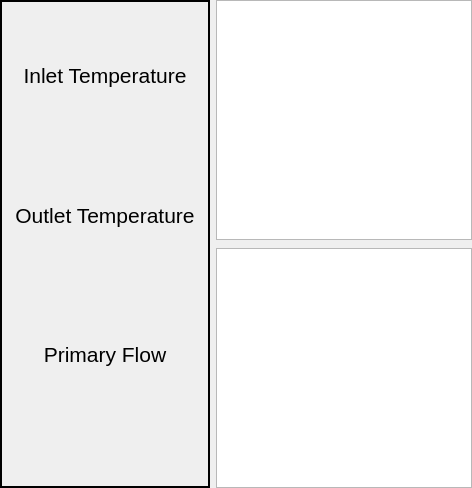
     <widget class="QWidget" name="tab_primary_cooling">
      <attribute name="title">
       <string>Primary Cooling</string>
      </attribute>
      <layout class="QHBoxLayout" name="horizontalLayout_primary_cooling">
       <property name="leftMargin"><number>0</number></property>
       <property name="topMargin"><number>0</number></property>
       <property name="rightMargin"><number>0</number></property>
       <property name="bottomMargin"><number>0</number></property>
       <item>
        <widget class="PyDMFrame" name="primaryCoolingValuesFrame">
         <property name="minimumSize"><size><width>210</width><height>0</height></size></property>
         <property name="maximumSize"><size><width>250</width><height>16777215</height></size></property>
         <property name="frameShape"><enum>QFrame::Box</enum></property>
         <property name="lineWidth"><number>2</number></property>
         <layout class="QVBoxLayout" name="verticalLayout_primary_cooling_values">
          <property name="leftMargin"><number>10</number></property>
          <property name="topMargin"><number>10</number></property>
          <property name="rightMargin"><number>10</number></property>
          <property name="bottomMargin"><number>10</number></property>
          <item>
           <spacer name="primaryCoolingTopSpacer">
            <property name="orientation"><enum>Qt::Vertical</enum></property>
            <property name="sizeType"><enum>QSizePolicy::Expanding</enum></property>
            <property name="sizeHint" stdset="0"><size><width>20</width><height>30</height></size></property>
           </spacer>
          </item>
          <item>
           <widget class="PyDMLabel" name="primaryInletTitleLabel">
            <property name="font"><font><pointsize>16</pointsize></font></property>
            <property name="text"><string>Inlet Temperature</string></property>
            <property name="alignment"><set>Qt::AlignCenter</set></property>
           </widget>
          </item>
          <item>
           <widget class="PyDMLabel" name="primaryInletValueLabel">
            <property name="minimumSize"><size><width>0</width><height>52</height></size></property>
            <property name="font"><font><pointsize>22</pointsize></font></property>
            <property name="autoFillBackground"><bool>true</bool></property>
            <property name="alignment"><set>Qt::AlignCenter</set></property>
            <property name="showUnits" stdset="0"><bool>true</bool></property>
            <property name="precisionFromPV" stdset="0"><bool>true</bool></property>
            <property name="alarmSensitiveContent" stdset="0"><bool>true</bool></property>
            <property name="alarmSensitiveBorder" stdset="0"><bool>false</bool></property>
            <property name="channel" stdset="0"><string>ca://mitr:PrimaryInlet</string></property>
           </widget>
          </item>
          <item>
           <spacer name="primaryCoolingInletOutletSpacer">
            <property name="orientation"><enum>Qt::Vertical</enum></property>
            <property name="sizeType"><enum>QSizePolicy::Expanding</enum></property>
            <property name="sizeHint" stdset="0"><size><width>20</width><height>30</height></size></property>
           </spacer>
          </item>
          <item>
           <widget class="PyDMLabel" name="primaryOutletTitleLabel">
            <property name="font"><font><pointsize>16</pointsize></font></property>
            <property name="text"><string>Outlet Temperature</string></property>
            <property name="alignment"><set>Qt::AlignCenter</set></property>
           </widget>
          </item>
          <item>
           <widget class="PyDMLabel" name="primaryOutletValueLabel">
            <property name="minimumSize"><size><width>0</width><height>52</height></size></property>
            <property name="font"><font><pointsize>22</pointsize></font></property>
            <property name="autoFillBackground"><bool>true</bool></property>
            <property name="alignment"><set>Qt::AlignCenter</set></property>
            <property name="showUnits" stdset="0"><bool>true</bool></property>
            <property name="precisionFromPV" stdset="0"><bool>true</bool></property>
            <property name="alarmSensitiveContent" stdset="0"><bool>true</bool></property>
            <property name="alarmSensitiveBorder" stdset="0"><bool>false</bool></property>
            <property name="channel" stdset="0"><string>ca://mitr:PrimaryOutlet</string></property>
           </widget>
          </item>
          <item>
           <spacer name="primaryCoolingOutletFlowSpacer">
            <property name="orientation"><enum>Qt::Vertical</enum></property>
            <property name="sizeType"><enum>QSizePolicy::Expanding</enum></property>
            <property name="sizeHint" stdset="0"><size><width>20</width><height>30</height></size></property>
           </spacer>
          </item>
          <item>
           <widget class="PyDMLabel" name="primaryFlowTitleLabel">
            <property name="font"><font><pointsize>16</pointsize></font></property>
            <property name="text"><string>Primary Flow</string></property>
            <property name="alignment"><set>Qt::AlignCenter</set></property>
           </widget>
          </item>
          <item>
           <widget class="PyDMLabel" name="primaryFlowValueLabel">
            <property name="minimumSize"><size><width>0</width><height>52</height></size></property>
            <property name="font"><font><pointsize>22</pointsize></font></property>
            <property name="autoFillBackground"><bool>true</bool></property>
            <property name="alignment"><set>Qt::AlignCenter</set></property>
            <property name="showUnits" stdset="0"><bool>true</bool></property>
            <property name="precisionFromPV" stdset="0"><bool>true</bool></property>
            <property name="alarmSensitiveContent" stdset="0"><bool>true</bool></property>
            <property name="alarmSensitiveBorder" stdset="0"><bool>false</bool></property>
            <property name="channel" stdset="0"><string>ca://mitr:PrimaryFlow</string></property>
           </widget>
          </item>
          <item>
           <spacer name="primaryCoolingBottomSpacer">
            <property name="orientation"><enum>Qt::Vertical</enum></property>
            <property name="sizeType"><enum>QSizePolicy::Expanding</enum></property>
            <property name="sizeHint" stdset="0"><size><width>20</width><height>30</height></size></property>
           </spacer>
          </item>
         </layout>
        </widget>
       </item>
       <item>
        <layout class="QVBoxLayout" name="verticalLayout_primary_cooling_plots">
         <property name="spacing"><number>8</number></property>
         <property name="leftMargin"><number>0</number></property>
         <property name="topMargin"><number>0</number></property>
         <property name="rightMargin"><number>0</number></property>
         <property name="bottomMargin"><number>0</number></property>
         <item>
          <widget class="MITROperationsArchivePlot" name="primaryCoolingTemperatureArchivePlot">
           <property name="minimumSize"><size><width>0</width><height>240</height></size></property>
           <property name="font"><font><pointsize>15</pointsize></font></property>
           <property name="yAxes"><stringlist><string>{&quot;name&quot;: &quot;Temperature&quot;, &quot;orientation&quot;: &quot;left&quot;, &quot;label&quot;: &quot;Temperature (°C)&quot;, &quot;minRange&quot;: 0.0, &quot;maxRange&quot;: 100.0, &quot;autoRange&quot;: true, &quot;logMode&quot;: false}</string></stringlist></property>
           <property name="xLabels"><stringlist><string>Time</string></stringlist></property>
           <property name="showLegend"><bool>true</bool></property>
           <property name="maxRedrawRate" stdset="0"><number>15</number></property>
           <property name="bufferSize"><number>21600</number></property>
           <property name="updateMode" stdset="0"><enum>PyDMTimePlot::AtFixedRate</enum></property>
           <property name="timeSpan"><double>43200.000000000000000</double></property>
           <property name="updateInterval"><double>1.000000000000000</double></property>
           <property name="autoRangeY"><bool>true</bool></property>
           <property name="curves"><stringlist>
            <string>{&quot;useArchiveData&quot;: true, &quot;channel&quot;: &quot;ca://mitr:PrimaryInlet&quot;, &quot;plot_style&quot;: null, &quot;name&quot;: &quot;Primary Inlet&quot;, &quot;color&quot;: &quot;dodgerblue&quot;, &quot;lineStyle&quot;: 1, &quot;lineWidth&quot;: 2, &quot;symbol&quot;: null, &quot;symbolSize&quot;: 3, &quot;yAxisName&quot;: &quot;Temperature&quot;, &quot;barWidth&quot;: null, &quot;upperThreshold&quot;: null, &quot;lowerThreshold&quot;: null, &quot;thresholdColor&quot;: &quot;white&quot;}</string>
            <string>{&quot;useArchiveData&quot;: true, &quot;channel&quot;: &quot;ca://mitr:PrimaryOutlet&quot;, &quot;plot_style&quot;: null, &quot;name&quot;: &quot;Primary Outlet&quot;, &quot;color&quot;: &quot;orangered&quot;, &quot;lineStyle&quot;: 1, &quot;lineWidth&quot;: 2, &quot;symbol&quot;: null, &quot;symbolSize&quot;: 3, &quot;yAxisName&quot;: &quot;Temperature&quot;, &quot;barWidth&quot;: null, &quot;upperThreshold&quot;: null, &quot;lowerThreshold&quot;: null, &quot;thresholdColor&quot;: &quot;white&quot;}</string>
           </stringlist></property>
          </widget>
         </item>
         <item>
          <widget class="MITROperationsArchivePlot" name="primaryCoolingFlowArchivePlot">
           <property name="minimumSize"><size><width>0</width><height>240</height></size></property>
           <property name="font"><font><pointsize>15</pointsize></font></property>
           <property name="yAxes"><stringlist><string>{&quot;name&quot;: &quot;Flow&quot;, &quot;orientation&quot;: &quot;left&quot;, &quot;label&quot;: &quot;Primary Flow&quot;, &quot;minRange&quot;: 0.0, &quot;maxRange&quot;: 4000.0, &quot;autoRange&quot;: true, &quot;logMode&quot;: false}</string></stringlist></property>
           <property name="xLabels"><stringlist><string>Time</string></stringlist></property>
           <property name="showLegend"><bool>true</bool></property>
           <property name="maxRedrawRate" stdset="0"><number>15</number></property>
           <property name="bufferSize"><number>21600</number></property>
           <property name="updateMode" stdset="0"><enum>PyDMTimePlot::AtFixedRate</enum></property>
           <property name="timeSpan"><double>43200.000000000000000</double></property>
           <property name="updateInterval"><double>1.000000000000000</double></property>
           <property name="autoRangeY"><bool>true</bool></property>
           <property name="archivePointBudget"><number>250</number></property>
           <property name="curves"><stringlist><string>{&quot;useArchiveData&quot;: true, &quot;channel&quot;: &quot;ca://mitr:PrimaryFlow&quot;, &quot;plot_style&quot;: null, &quot;name&quot;: &quot;Primary Flow&quot;, &quot;color&quot;: &quot;forestgreen&quot;, &quot;lineStyle&quot;: 1, &quot;lineWidth&quot;: 2, &quot;symbol&quot;: null, &quot;symbolSize&quot;: 3, &quot;yAxisName&quot;: &quot;Flow&quot;, &quot;barWidth&quot;: null, &quot;upperThreshold&quot;: null, &quot;lowerThreshold&quot;: null, &quot;thresholdColor&quot;: &quot;white&quot;}</string></stringlist></property>
          </widget>
         </item>
        </layout>
       </item>
      </layout>
     </widget>
